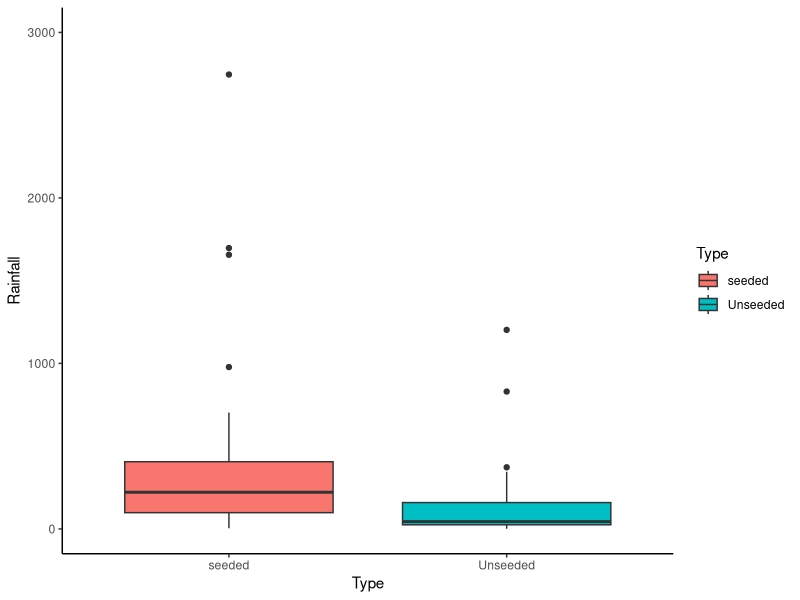
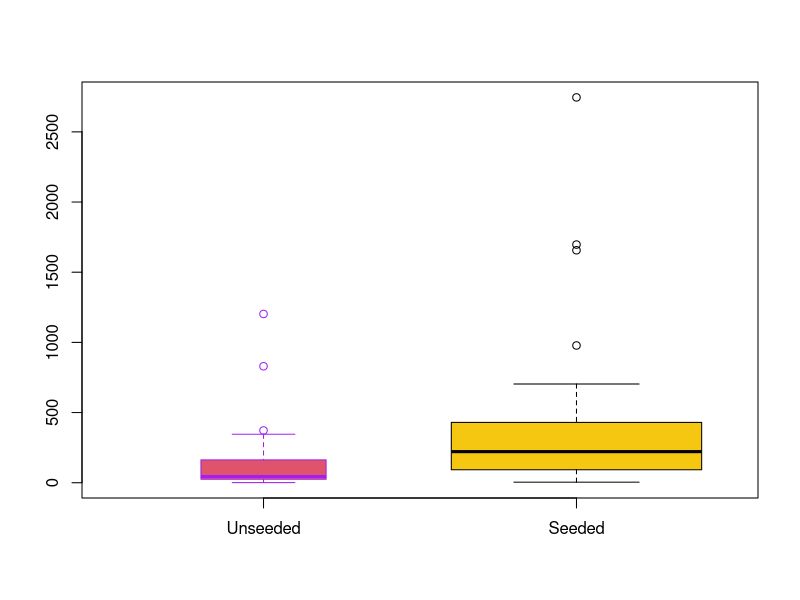

The R script that drew these images, in order:
# Set working dir
setwd("D:/Assignment/R_Assignment03")
# Load the libraries
library(tidyr)
library(dplyr)
library(ggplot2)
#Import Data
Unseeded  <- c(1202.6,830.1,372.4,345.5,321.2,244.3,163.0,147.8,95.0,87.0,81.2,68.5,47.3,41.1,36.6,29.0,28.6,26.3,26.0,24.4,21.4,17.3,11.5,4.9,4.9,1.0) 
seeded    <- c(2745.6,1697.1,1656.4,978.0,703.4,489.1,430.0,334.1,302.8,274.7,274.7,255.0,242.5,200.7,198.6,129.6,119.0,118.3,115.3,92.4,40.6,32.7,31.4,17.5,7.7, 4.1)
data1     <- data.frame(
  Type  = c( "Unseeded","Unseeded","Unseeded","Unseeded","Unseeded",
            "Unseeded","Unseeded","Unseeded","Unseeded","Unseeded",
            "Unseeded","Unseeded","Unseeded","Unseeded","Unseeded",
            "Unseeded","Unseeded","Unseeded","Unseeded","Unseeded",
            "Unseeded","Unseeded","Unseeded","Unseeded","Unseeded","Unseeded"),
  Rainfall= c(1202.6,830.1,372.4,345.5,321.2,244.3,163.0,147.8,95.0,87.0,81.2,68.5,47.3,41.1,36.6,29.0,28.6,26.3,26.0,24.4,21.4,17.3,11.5,4.9,4.9,1.0) 
)
data2     <- data.frame(
  Type  = c( "seeded","seeded","seeded","seeded","seeded",
             "seeded","seeded","seeded","seeded","seeded",
             "seeded","seeded","seeded","seeded","seeded",
             "seeded","seeded","seeded","seeded","seeded",
             "seeded","seeded","seeded","seeded","seeded","seeded"),
  Rainfall=  c(2745.6,1697.1,1656.4,978.0,703.4,489.1,430.0,334.1,302.8,274.7,274.7,255.0,242.5,200.7,198.6,129.6,119.0,118.3,115.3,92.4,40.6,32.7,31.4,17.5,7.7, 4.1)
)
#按行合并数据，以便将两个箱线图画在一张图里
Data      <-  as_tibble(bind_rows(data1,data2))
Unseeded_value  <- Data    %>%          #提取未播种的数据
  filter(Type=="Unseeded") %>%
  select( Rainfall )
seeded_value    <- Data    %>%          #提取播种的数据
  filter(Type=="seeded")   %>%
  select(Rainfall)

# Check the class
class(Data)

#1.1  Box plots 
summary(Data)
Data %>% 
  ggplot(aes(x = Type, y = Rainfall, fill = Type)) +
  geom_boxplot() +
  ylim(0,3000)+
  theme_classic()

#1.2  
t.test(Unseeded,seeded)

# MingYANG recommended:
# these code seems to be too long,try this:
Unseeded <- c(1202.6, 830.1, 372.4, 345.5, 321.2, 244.3, 163.0, 147.8, 95.0, 87.0, 81.2, 68.5, 47.3, 41.1, 36.6, 29.0, 28.6, 26.3, 26.0, 24.4, 21.4, 17.3, 11.5, 4.9, 4.9, 1.0)
Seeded <- c(2745.6, 1697.1, 1656.4, 978.0, 703.4, 489.1, 430.0, 334.1, 302.8, 274.7, 274.7, 255.0, 242.5, 200.7, 198.6, 129.6, 119.0, 118.3, 115.3, 92.4, 40.6, 32.7, 31.4, 17.5, 7.7, 4.1)

rainfall <- cbind(Unseeded,Seeded)
data <- data.frame(rainfall)
boxplot(rainfall,width=c(1,2),col=c(2,7),border=c("purple","black"))

t.test(Unseeded,Seeded)
# the end
